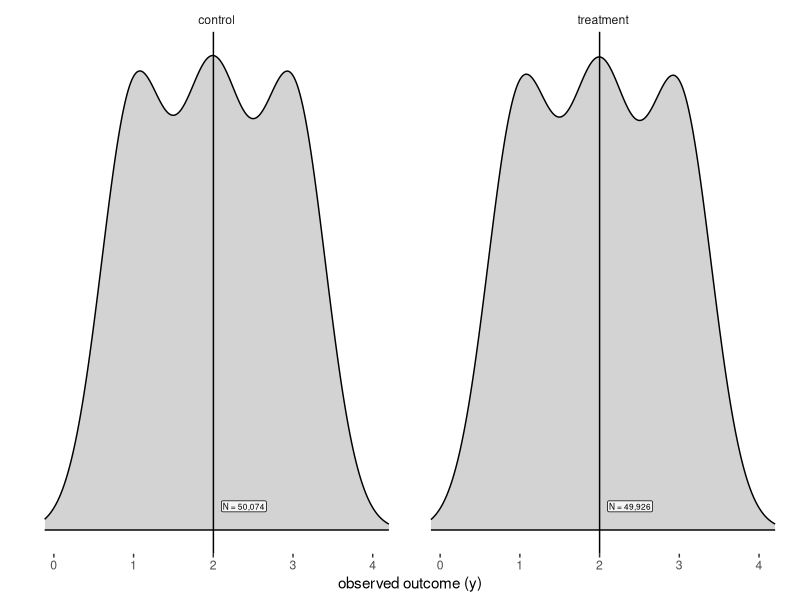
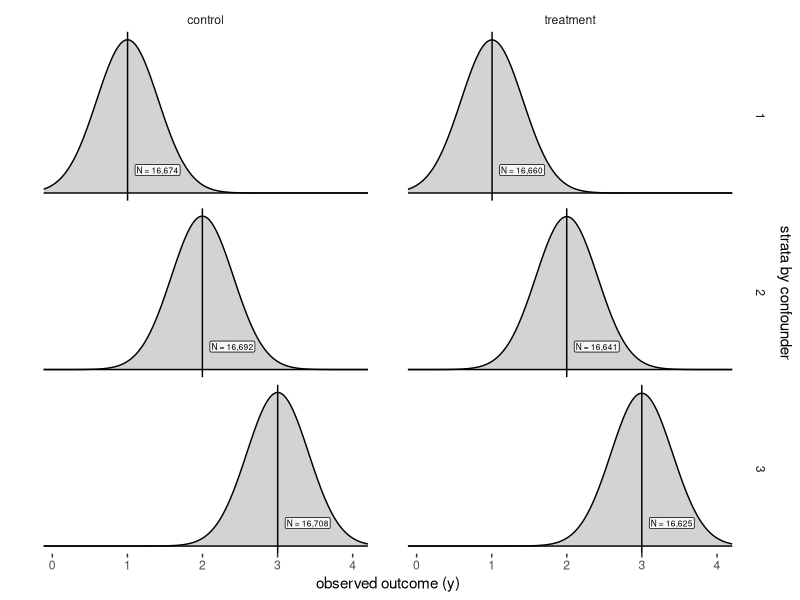
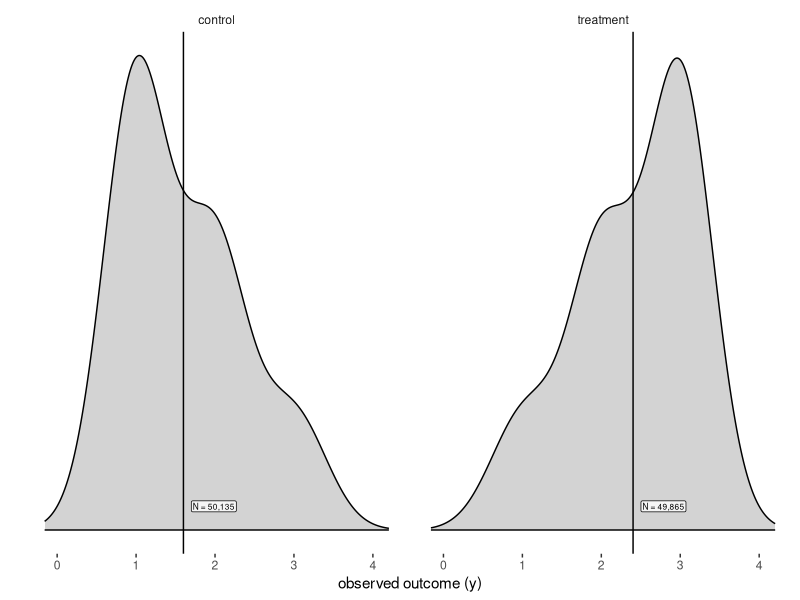
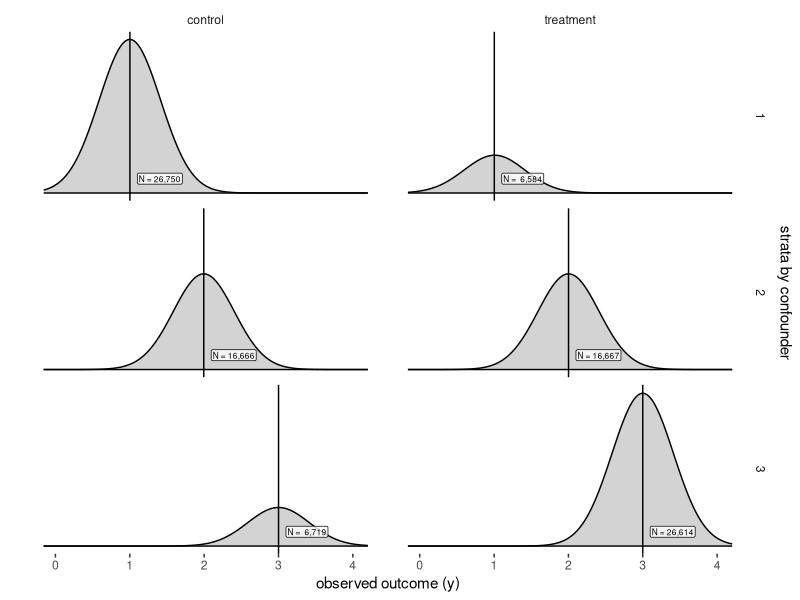
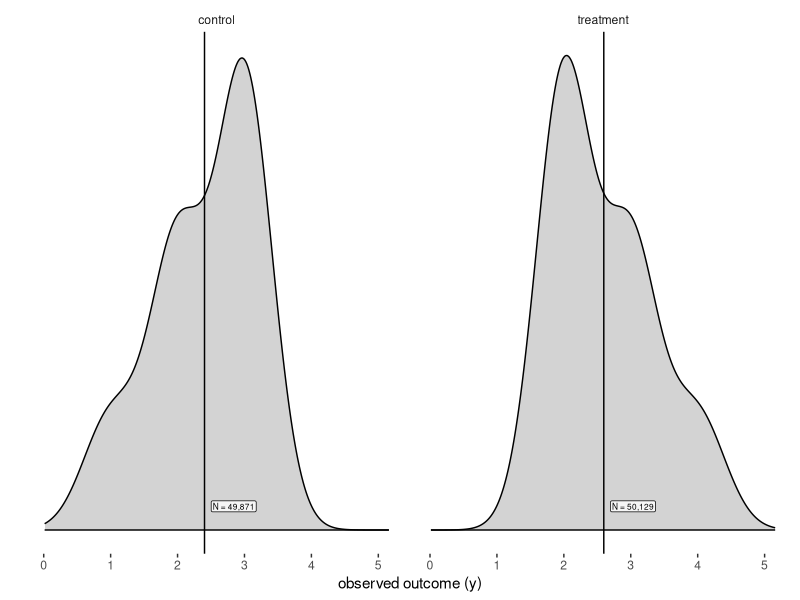
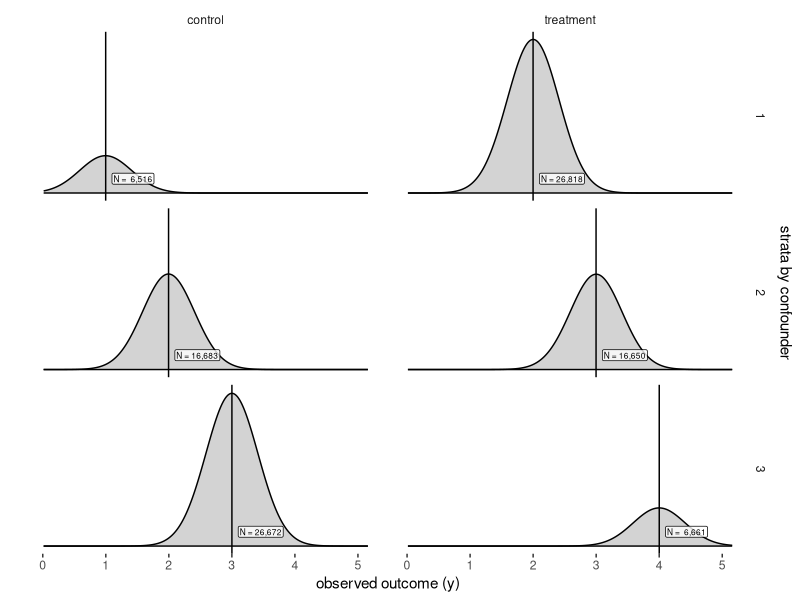

Here is the R script that generated these plots, in order:
## ---- chunk 1
knitr::opts_chunk$set(
  echo = TRUE,
  warning = F,
  error = F,
  message = F)
## ---- chunk 2
library(tidyverse)
library(ggthemes)
## ---- chunk 3
set.seed(1)
## ---- chunk 4
z_i <- function(prob_treatment) {
  sapply(
    prob_treatment,
    function(x) sample(
      x = 0:1, 
      size = 1, 
      replace = TRUE, 
      prob = c(1 - x, x) )
  )
}
## ---- chunk 5
y_ <- function(N, attribute, treatment_effect = 0) {
  rnorm(N, attribute, sd = 0.2) + rnorm(N, treatment_effect, sd = 0.2) 
}
## ---- chunk 6
graph_study <- function(d, include_confounder = TRUE) {
  
  d <- d %>% mutate(z = ifelse(z, "treatment", "control"))
  N <- nrow(d)
  
  # calculate means within control & treatment groups, and if
  # considering the confounder, stratifying those by the confounder
  if (include_confounder) {
    d_bar <- d %>% group_by(confounder, z) %>% 
      summarise(count = n(), y = mean(y))
  } else {
    d_bar <- d %>% group_by(z) %>% 
      summarise(count = n(), y = mean(y))
  }
  
  # create base graphic showing distributions and averages for 
  # control and treatment groups
  p <- 
    ggplot(data = d) +
    theme_tufte(base_family = "sans") +
    geom_density(
      mapping = aes(
        x = y, 
        y = ..scaled.. * n
      ), 
      fill = "lightgray", 
      outline.type = "both", 
      bw = 0.3) +
    geom_vline(
      data = d_bar, 
      mapping = aes(xintercept = y)) +
    geom_label(
      data = d_bar, 
      mapping = aes(
        x = y + 0.1, 
        y = N / 40,
        label = paste0(
          "N = ", 
          format(count, big.mark   = ","))
        ),
      size = 6/.pt, 
      hjust = 0,
      alpha = 0.8,
      label.padding = unit(0.15, "lines")) +
    scale_x_continuous(
      breaks = 0:6,  
      name = "observed outcome (y)")
  
  # if including the confounder, also stratify the graphics
  if (include_confounder) {
    p + 
      scale_y_continuous(
        breaks = NULL, 
        name = "", 
        sec.axis = sec_axis(
          ~., 
          breaks = NULL, 
          name = "strata by confounder")) + 
      facet_grid(confounder ~ z)
  } else {
    p +     
      scale_y_continuous(
        breaks = NULL, 
        name = "") + 
      facet_grid(~ z)
  }
  
}

## ---- chunk 7
n_obs <- 1e5
obs_study <- data.frame(
  confounder = rep( seq(3), each = n_obs / 3, length.out = n_obs)
)
## ---- chunk 8
mu_treatment <- 0
## ---- chunk 9
obs_study <- 
  obs_study %>% 
  mutate(y_0 = y_(n_obs, confounder),
         y_1 = y_(n_obs, confounder, mu_treatment) 
  )
## ---- chunk 10
obs_study <- 
  obs_study %>% 
  mutate(
    z = z_i(prob_treatment = rep(0.5, nrow(.))),
    y = ifelse(z, y_0, y_1) 
  )
## ---- chunk 11
graph_study(obs_study, include_confounder = FALSE)
## ---- chunk 12
graph_study(obs_study, include_confounder = TRUE)
## ---- chunk 13
obs_study <- 
  obs_study %>% 
  mutate(
    z = z_i(prob_treatment = case_when(
      confounder == 1 ~ 0.2, 
      confounder == 2 ~ 0.5, 
      confounder == 3 ~ 0.8)),
    y = ifelse(z, y_1, y_0) 
  )
## ---- chunk 14
graph_study(obs_study, include_confounder = FALSE)
## ---- chunk 15
graph_study(obs_study, include_confounder = TRUE)
## ---- chunk 16
mu_treatment <- 1
## ---- chunk 17
obs_study <- 
  obs_study %>% 
  mutate(
    y_1 = y_(n_obs, confounder, mu_treatment) 
  )
## ---- chunk 18
obs_study <- 
  obs_study %>% 
  mutate(
    z = z_i(prob_treatment = case_when(
      confounder == 1 ~ 0.8, 
      confounder == 2 ~ 0.5, 
      confounder == 3 ~ 0.2)),
    y = ifelse(z, y_1, y_0) 
  )
## ---- chunk 19
graph_study(obs_study, include_confounder = FALSE)
## ---- chunk 20
graph_study(obs_study, include_confounder = TRUE)
